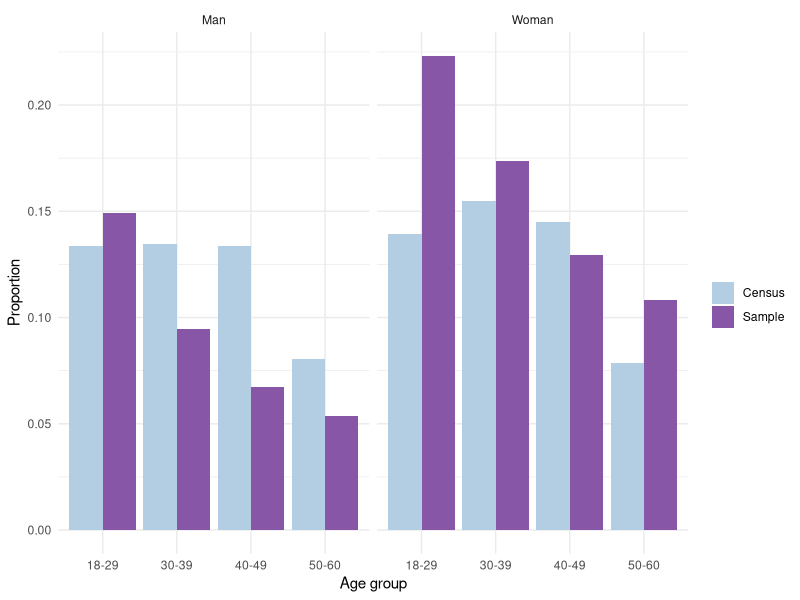
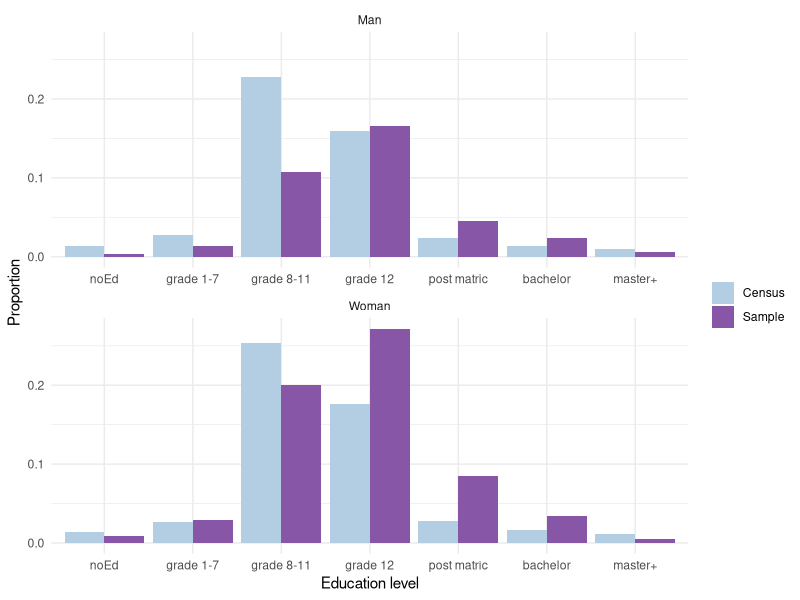

Source code (R) for these figures, in order:
library(tidyverse)
library(RColorBrewer)

"%ni%" = Negate("%in%")

set.seed(123)

dataJoburg <- read.csv("data/data_joh_person_anon.csv")

# make quotas simpler 
dataJoburg <- subset(dataJoburg, quota_gender.0 %in% c(1,2))
dataJoburg <- subset(dataJoburg, !is.na(quota_gender.0))

dataJoburg$gender <- ifelse(dataJoburg$quota_gender.0 == 1, "male",
                            "female")

quotasAge <- read.csv("data/ageCensus.csv")

## start with age

observed <- (table(dataJoburg$quota_age_, dataJoburg$gender)/nrow(dataJoburg)) %>% as.data.frame()
colnames(observed) <- c("age_group", "P02_SEX", "percentage")
observed$type <- "observed"

quotasTh <- quotasAge %>% select(P02_SEX, age_group_number, percentage) %>% 
  mutate(type = "quotas") %>% 
  rename(age_group = age_group_number)

age_long <- rbind(observed, quotasTh)

age_long$age_group_cat <- ifelse(age_long$age_group == "1", "18-29",
                                 ifelse(age_long$age_group == "2", "30-39",
                                        ifelse(age_long$age_group == "3", "40-49",
                                               ifelse(age_long$age_group == "4", "50-60", NA))))

age_long$P02_SEX <- ifelse(age_long$P02_SEX %in% c("male", "Male"), "Man", "Woman")
age_long$type <- ifelse(age_long$type == "observed", "Sample", "Census")

# --- Plot ---
p1 <- ggplot(age_long, aes(x = factor(age_group_cat), y = percentage,
                     fill = type)) +
  geom_col(position = "dodge") +
  facet_wrap(~P02_SEX) +
  scale_fill_manual(values = brewer.pal(5, "BuPu")[c(2,4)])+
  labs(x = "Age group", y = "Proportion", fill = "") +
  theme_minimal()

ggsave(plot = p1, filename = paste("plots/quotaAge.png", sep = ""),
       dpi=600, width = 12, height = 8, units='cm')


## then education

education <- read.csv("data/educationCensus.csv")

observed <- (table(dataJoburg$quota_education, dataJoburg$gender)/nrow(dataJoburg)) %>% as.data.frame()
colnames(observed) <- c("education_level", "P02_SEX", "value")
observed$type <- "observed"

quotasTh <- education %>% select(edu_category_number, P02_SEX, pct) %>% 
  mutate(type = "quotas") %>% 
  rename(education_level = edu_category_number,
         value = pct)

education_long <- rbind(observed, quotasTh)

education_long$education_level_cat <- ifelse(education_long$education_level == "1", "noEd",
                                 ifelse(education_long$education_level == "2", "grade 1-7",
                                        ifelse(education_long$education_level == "3", "grade 8-11",
                                               ifelse(education_long$education_level == "4", "grade 12",
                                                      ifelse(education_long$education_level == "5", "post matric",
                                                             ifelse(education_long$education_level == "6", "bachelor",
                                                                    ifelse(education_long$education_level == "7", "master+", NA)))))))

education_long$type <- ifelse(education_long$type == "observed", "Sample", "Census")
education_long$P02_SEX <- ifelse(education_long$P02_SEX %in% c("male", "Male"), "Man", "Woman")


# --- Plot ---
p2 <- ggplot(education_long, aes(x = factor(education_level_cat, levels = c("noEd","grade 1-7","grade 8-11","grade 12",
                                                                            "post matric","bachelor","master+")),
                                 y = value,
                                 fill = type)) +
  geom_col(position = "dodge") +
  scale_fill_manual(values = brewer.pal(5, "BuPu")[c(2,4)])+
  labs(x = "Education level", y = "Proportion", fill = "") +
  theme_minimal()+
  facet_wrap(~P02_SEX, nrow = 2, scales = "free_x")

ggsave(plot = p2, filename = paste("plots/quotaEducation.png", sep = ""),
       dpi=600, width = 15, height = 17, units='cm')
# 